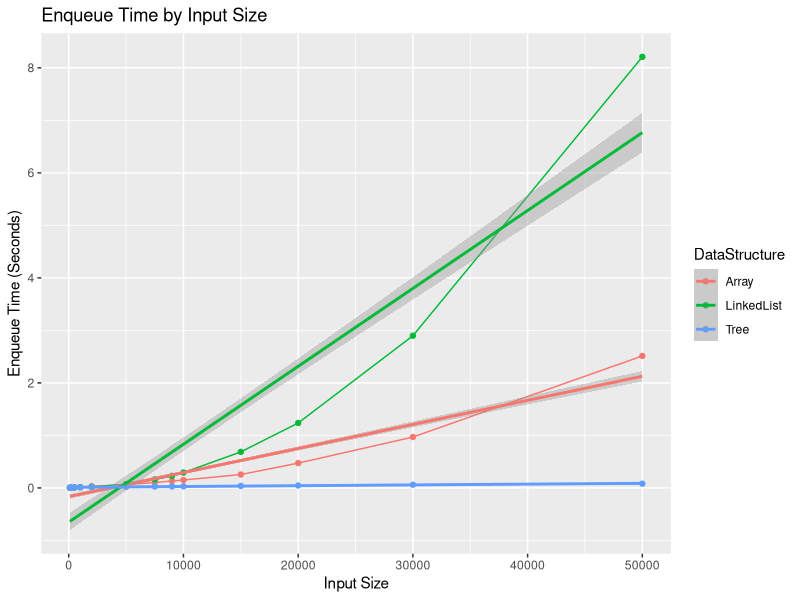
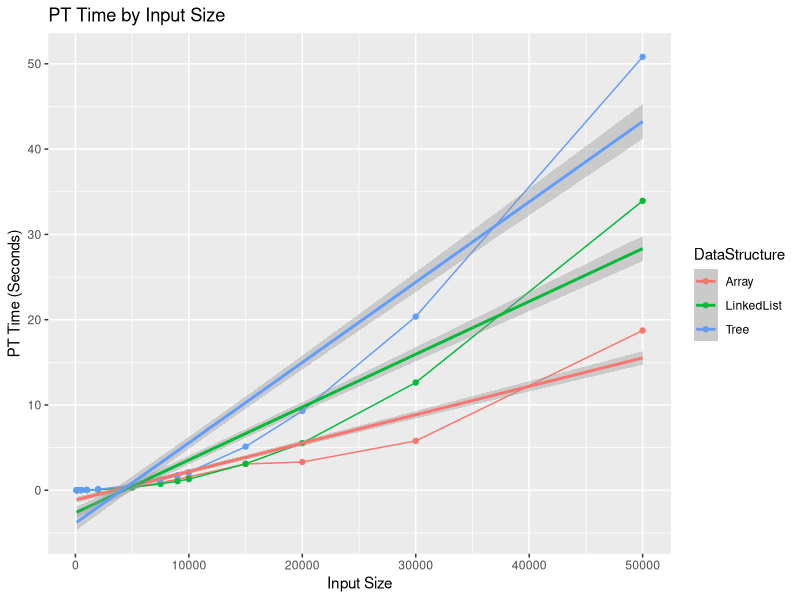
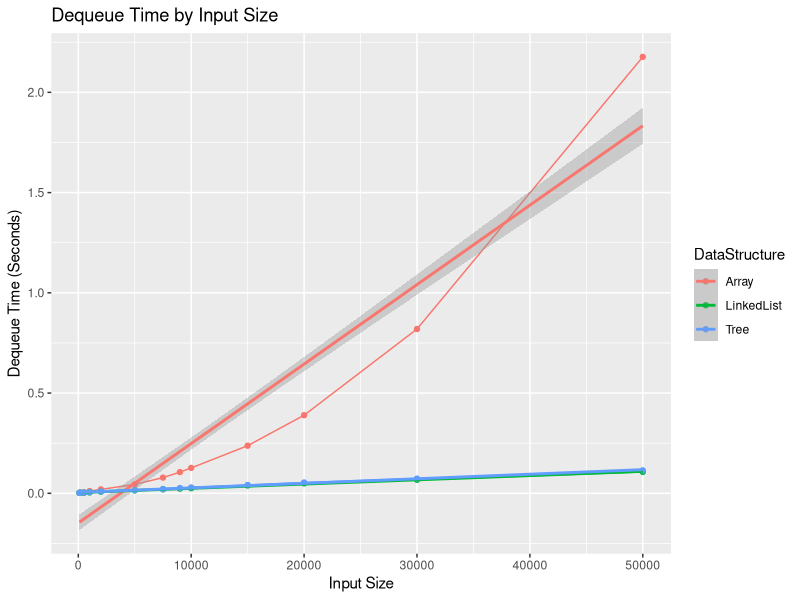
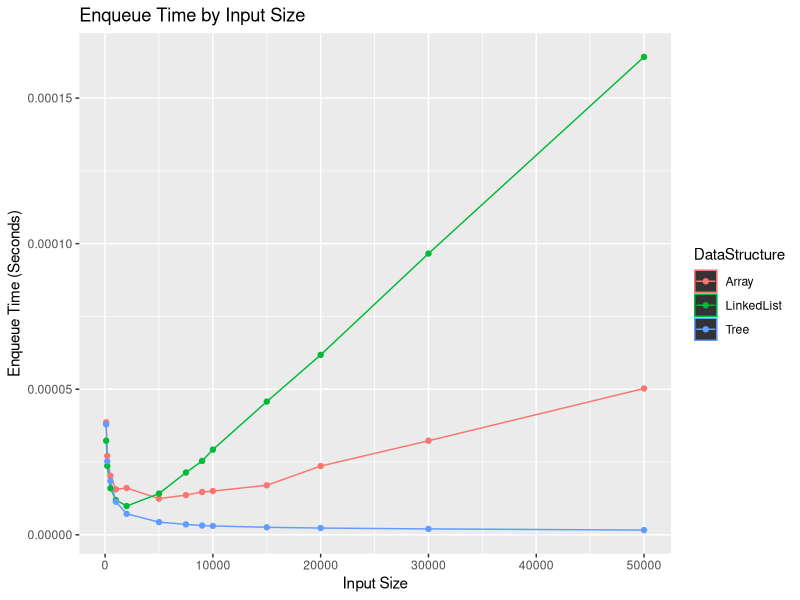
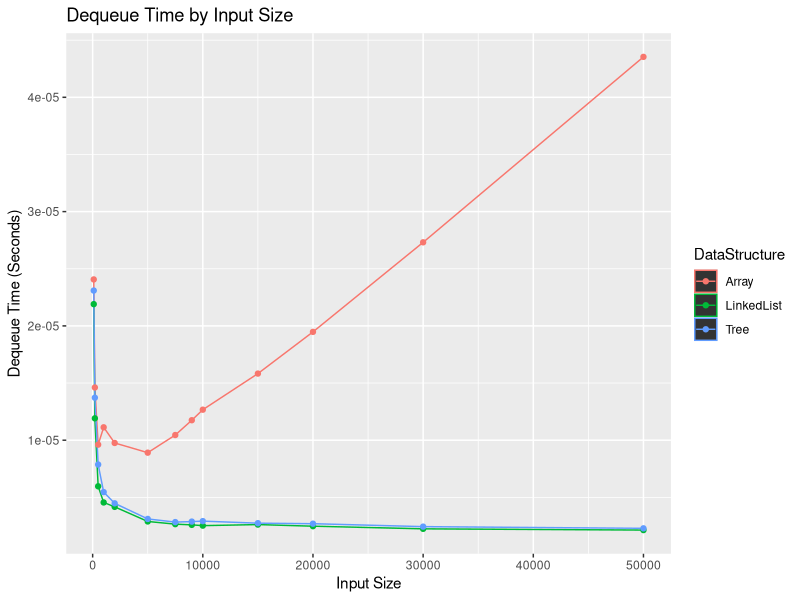
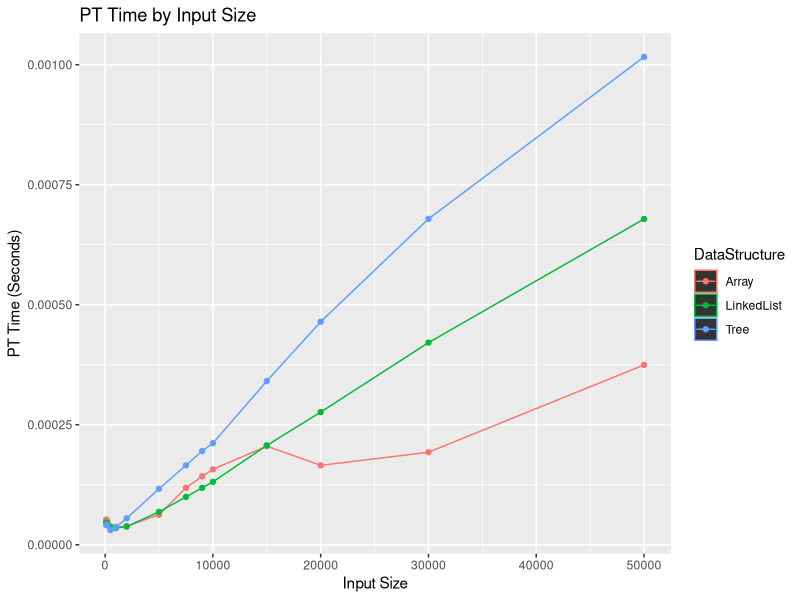

These charts were generated, in order, by the following R code:
## ---- chunk 1
#setwd("/home/oli/Desktop/Github/Algorithms & Analysis/Algorithm-Assignment-1/in/")
setwd("C:\\Users\\olive\\Desktop\\GitHub\\Algorithms-Analysis\\Algorithm-Assignment-1\\in")
df <- read.csv("results.txt", header=TRUE, sep=",")
## ---- chunk 2
#install.packages("dplyr")
library(dplyr)
df$DataStructure <- recode(df$DataStructure, BinarySearchTreeRQ = 'Tree', OrderedArrayRQ = 'Array',
                           OrderedLinkedListRQ = 'LinkedList')
## ---- chunk 3
df_grouped <- df %>% group_by(DataStructure, SampleSize)
df_grouped <- df_grouped %>% summarise(
  EnqueueTime = mean(EnqueueTime),
  PtTime = mean(PtTime),
  DequeueTime = mean(DequeueTime)
)

df_grouped
## ---- chunk 4
library(ggplot2)
eq_plt <- ggplot(df, aes(x = SampleSize, y = EnqueueTime, colour = DataStructure)) + 
#  stat_summary(geom = "ribbon", fun.data = mean_cl_normal, width = 0.1, conf.int = 0.95) +
  stat_summary(geom = "line", fun.y = mean) +
  stat_summary(geom = "point", fun.y = mean) +
  geom_smooth(method='lm', formula= y ~ x) +
  ggtitle("Enqueue Time by Input Size") +
  ylab("Enqueue Time (Seconds)") +
  xlab("Input Size")

eq_plt
## ---- chunk 5
df_grouped$SampleSize2 <- (df_grouped$SampleSize)^2
tree_eq_mod <- df_grouped %>% subset(DataStructure=='Tree')
tree_eq_mod <- lm(EnqueueTime ~ SampleSize, data=tree_eq_mod)

array_eq_mod <- df_grouped %>% subset(DataStructure=='Array')
array_eq_mod <- lm(EnqueueTime ~ SampleSize+SampleSize2, data=array_eq_mod)

list_eq_mod <- df_grouped %>% subset(DataStructure=='LinkedList')
list_eq_mod <- lm(EnqueueTime ~ SampleSize+SampleSize2, data=list_eq_mod)

tree_eq_mod
array_eq_mod
list_eq_mod
## ---- chunk 6
pt_plt <- ggplot(df, aes(x = SampleSize, y = PtTime, colour = DataStructure)) + 
#  stat_summary(geom = "ribbon", fun.data = mean_cl_normal, width = 0.1, conf.int = 0.95) +
  stat_summary(geom = "line", fun.y = mean) +
  stat_summary(geom = "point", fun.y = mean) +  
  geom_smooth(method='lm', formula= y ~ x) +
  ggtitle("PT Time by Input Size") +
  ylab("PT Time (Seconds)") +
  xlab("Input Size")

pt_plt
## ---- chunk 7
tree_pt_mod <- df_grouped %>% subset(DataStructure=='Tree')
tree_pt_mod <- lm(PtTime ~ SampleSize+SampleSize2, data=tree_pt_mod)

array_pt_mod <- df_grouped %>% subset(DataStructure=='Array')
array_pt_mod <- lm(PtTime ~ SampleSize+SampleSize2, data=array_pt_mod)

list_pt_mod <- df_grouped %>% subset(DataStructure=='LinkedList')
list_pt_mod <- lm(PtTime ~ SampleSize+SampleSize2, data=list_pt_mod)

tree_pt_mod
array_pt_mod
list_pt_mod
## ---- chunk 8
#install.packages("Hmisc")
#library(Hmisc)
dq_plt <- ggplot(df, aes(x = SampleSize, y = DequeueTime, colour = DataStructure)) + 
#  stat_summary(geom = "ribbon", fun.data = mean_cl_normal, width = 0.1, conf.int = 0.95) +
  stat_summary(geom = "line", fun.y = mean) +
  stat_summary(geom = "point", fun.y = mean) +
  geom_smooth(method='lm', formula= y ~ x) +
  ggtitle("Dequeue Time by Input Size") +
  ylab("Dequeue Time (Seconds)") +
  xlab("Input Size")

dq_plt
## ---- chunk 9
tree_dq_mod <- df_grouped %>% subset(DataStructure=='Tree')
tree_dq_mod <- lm(DequeueTime ~ SampleSize, data=tree_dq_mod)


array_dq_mod <- df_grouped %>% subset(DataStructure=='Array')
array_dq_mod <- lm(DequeueTime ~ SampleSize+SampleSize2, data=array_dq_mod)

list_dq_mod <- df_grouped %>% subset(DataStructure=='LinkedList')
list_dq_mod <- lm(DequeueTime ~ SampleSize, data=list_dq_mod)

tree_dq_mod
array_dq_mod
list_dq_mod
## ---- chunk 10
df$eq_time_norm <- df$EnqueueTime / df$SampleSize
df$dq_time_norm <- df$DequeueTime / df$SampleSize
df$pt_time_norm <- df$PtTime / df$SampleSize
## ---- chunk 11
ggplot(df, aes(x = SampleSize, y = eq_time_norm, colour = DataStructure)) + 
  stat_summary(geom = "ribbon", fun.data = mean_cl_normal, width = 0.1, conf.int = 0.95) +
  stat_summary(geom = "line", fun.y = mean) +
  stat_summary(geom = "point", fun.y = mean) +
  ggtitle("Enqueue Time by Input Size") +
  ylab("Enqueue Time (Seconds)") +
  xlab("Input Size")
## ---- chunk 12
ggplot(df, aes(x = SampleSize, y = dq_time_norm, colour = DataStructure)) + 
  stat_summary(geom = "ribbon", fun.data = mean_cl_normal, width = 0.1, conf.int = 0.95) +
  stat_summary(geom = "line", fun.y = mean) +
  stat_summary(geom = "point", fun.y = mean) +
  ggtitle("Dequeue Time by Input Size") +
  ylab("Dequeue Time (Seconds)") +
  xlab("Input Size")
## ---- chunk 13
ggplot(df, aes(x = SampleSize, y = pt_time_norm, colour = DataStructure)) + 
  stat_summary(geom = "ribbon", fun.data = mean_cl_normal, width = 0.1, conf.int = 0.95) +
  stat_summary(geom = "line", fun.y = mean) +
  stat_summary(geom = "point", fun.y = mean) +
  ggtitle("PT Time by Input Size") +
  ylab("PT Time (Seconds)") +
  xlab("Input Size")
